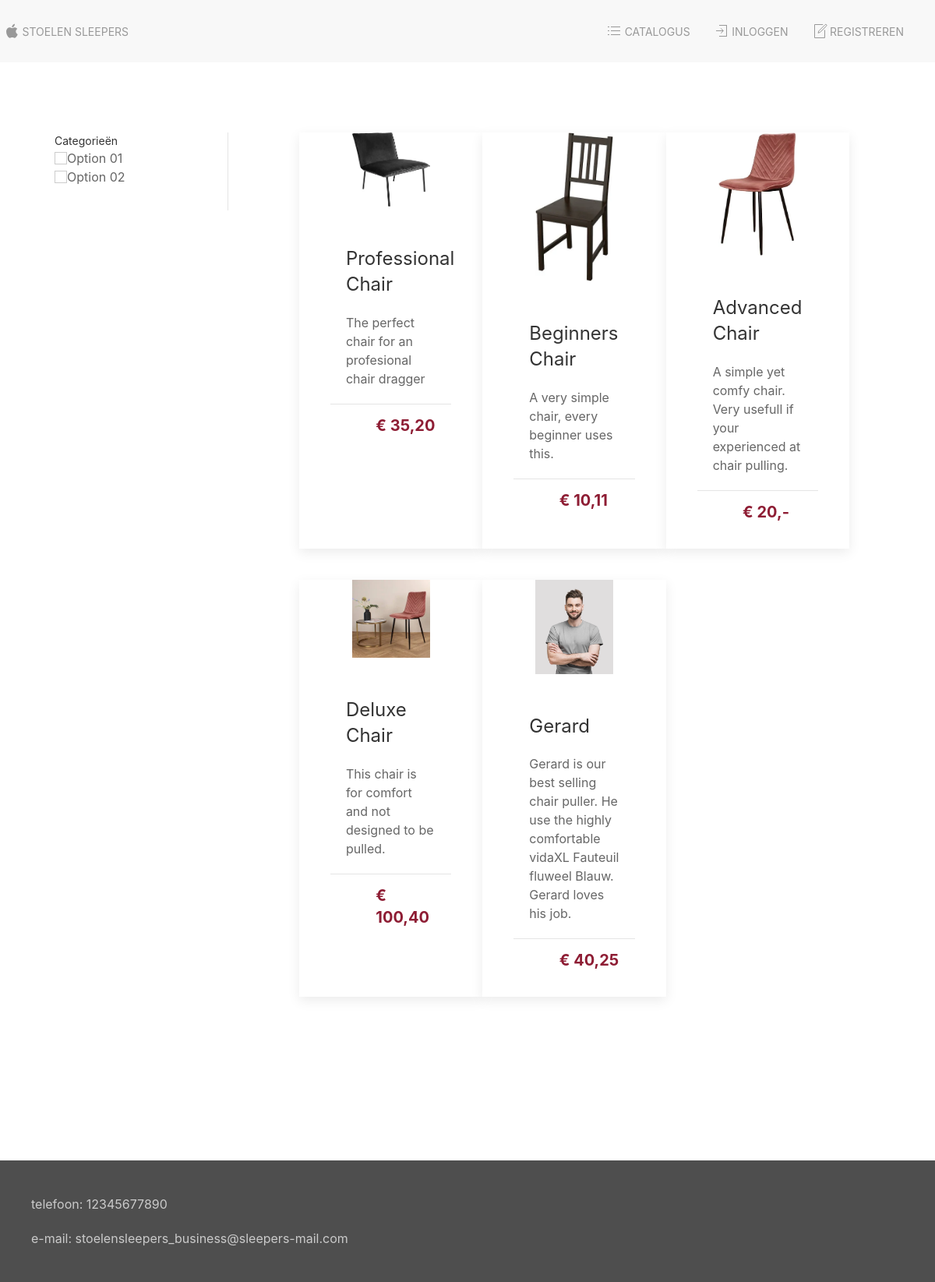
The app's page /dev/catalogue.php with its own data.
### tables this page shows
CREATE TABLE `products` (
  `ID` int(255) NOT NULL,
  `name` varchar(50) NOT NULL,
  `description` varchar(250) NOT NULL,
  `price` float NOT NULL,
  `image` varchar(50) NOT NULL
);

### dev/src/database/Database.class.php (called while the page is built, shortened)
<?php
class Database extends PDO
{
    public function runSql(string $sql, array $params = []): array
    {
        $query = $this->prepare($sql);
        $query->execute($params);
        return $query->fetchAll(PDO::FETCH_ASSOC);
    }
}

### dev/src/helpers/price.helper.php (called while the page is built)
<?php
class PriceHelper
{
    public function parseFloatToPrice(float $float): string
    {
        $stringFloat = (string) $float;
        if (!str_contains($stringFloat, ".")) {
            $stringFloat .= ",-";
        }
        $stringFloat = str_replace(".", ",", $stringFloat);
        $decimals = preg_split("/,/", $stringFloat);
        $decimals = (string) $decimals[1];
        if (
            !str_ends_with($decimals, "0") && !str_ends_with($decimals, "-")
            && strlen($decimals) < 2
        ) {
            $stringFloat .= "0";
        }
        return $stringFloat;
    }
}

### dev/catalogue.php (the view, shortened to what this page needs)
<?php
include_once("./src/database/Database.class.php");
include_once("./src/helpers/price.helper.php");
$PriceHelper = new PriceHelper();
try {
    $dbconn = new Database();
    $sql = "SELECT * FROM products";
    $recset = $dbconn->runSql($sql);
} catch (PDOException $e) {
    echo "Connection failed: " . $e->getMessage();
    die();
}
include_once("template/head.inc.php");
?>
<main class="uk-container uk-margin uk-margin-xlarge-bottom uk-padding-large">
    <div uk-grid>
        <div class="uk-width-auto">
            <div class="uk-form-label">Categorieën</div>
            <div class="uk-form-controls">
                <label><input class="uk-checkbox" type="checkbox" name="checkbox1">Option 01</label><br>
                <label><input class="uk-checkbox" type="checkbox" name="checkbox2">Option 02</label>
            </div>
        </div>
        <div class="uk-width-1-6">
        </div>
        <div class="uk-width-expand">
            <div class="uk-child-width-1-3" uk-grid>
                <?php foreach ($recset as $product) : ?>
                        <a class="uk-card uk-card-home uk-card-default uk-card-small uk-card-hover uk-link-reset" href="product.php">
                            <div class="uk-card-media-top uk-align-center">
                                <img src=<?= $product['image'] ?> height="100" width="100" alt="" class="uk-align-center">
                            </div>
                            <div class="uk-card-body">
                                <h3 class="uk-card-title"><?= $product['name'] ?></h3>
                                <p><?= $product['description'] ?></p>
                            </div>
                            <div class="uk-card-footer">
                                <div class="uk-flex uk-flex-row">
                                    <div class="uk-flex-column uk-width-1-2"></div>
                                    <div class="uk-flex-column uk-width-1-1">
                                        <h4 class="price-text">&euro; <?= $PriceHelper->parseFloatToPrice($product['price']) ?></h4>
                                    </div>
                                </div>
                            </div>
                        </a>
                <?php endforeach; ?>
            </div>
        </div>
    </div>
</main>
<?php
include_once("template/foot.inc.php");

### records on screen
products: image (picture), name "Professional Chair", description "The perfect chair for an profesional chair dragger", price "35,20"
products: image (picture), name "Beginners Chair", description "A very simple chair, every beginner uses this.", price "10,11"
products: image (picture), name "Advanced Chair", description "A simple yet comfy chair. Very usefull if your experienced at chair pulling.", price "20,-"
products: image (picture), name "Deluxe Chair", description "This chair is for comfort and not designed to be pulled.", price "100,40"
products: image (picture), name "Gerard", description "Gerard is our best selling chair puller. He use the highly comfortable vidaXL Fauteuil fluweel Blauw. Gerard loves his job.", price "40,25"
